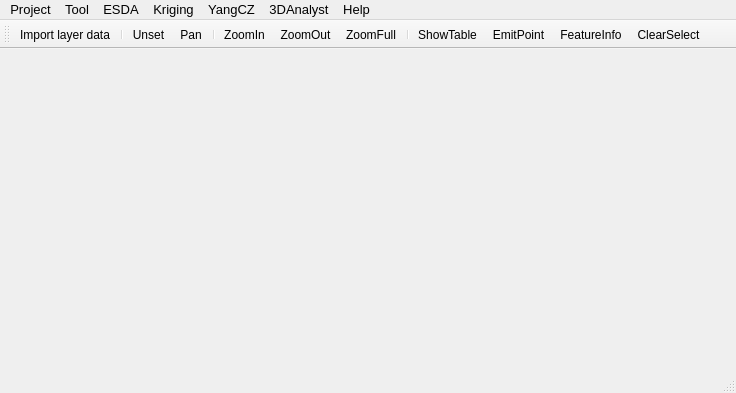
<?xml version="1.0" encoding="UTF-8"?>
<ui version="4.0">
 <class>YCZSoftware_VSClass</class>
 <widget class="QMainWindow" name="YCZSoftware_VSClass">
  <property name="geometry">
   <rect>
    <x>0</x>
    <y>0</y>
    <width>736</width>
    <height>393</height>
   </rect>
  </property>
  <property name="minimumSize">
   <size>
    <width>0</width>
    <height>50</height>
   </size>
  </property>
  <property name="font">
   <font>
    <family>Microsoft YaHei UI</family>
    <pointsize>9</pointsize>
   </font>
  </property>
  <property name="windowTitle">
   <string>YCZSoftware_VS</string>
  </property>
  <property name="windowIcon">
   <iconset>
    <normaloff>../../../ycz_l.png</normaloff>../../../ycz_l.png</iconset>
  </property>
  <property name="iconSize">
   <size>
    <width>20</width>
    <height>20</height>
   </size>
  </property>
  <widget class="QWidget" name="centralwidget"/>
  <widget class="QMenuBar" name="menubar">
   <property name="geometry">
    <rect>
     <x>0</x>
     <y>0</y>
     <width>736</width>
     <height>24</height>
    </rect>
   </property>
   <property name="sizePolicy">
    <sizepolicy hsizetype="MinimumExpanding" vsizetype="Preferred">
     <horstretch>0</horstretch>
     <verstretch>0</verstretch>
    </sizepolicy>
   </property>
   <property name="font">
    <font>
     <family>Microsoft YaHei UI</family>
     <pointsize>10</pointsize>
    </font>
   </property>
   <property name="focusPolicy">
    <enum>Qt::NoFocus</enum>
   </property>
   <property name="contextMenuPolicy">
    <enum>Qt::DefaultContextMenu</enum>
   </property>
   <property name="layoutDirection">
    <enum>Qt::LeftToRight</enum>
   </property>
   <property name="styleSheet">
    <string notr="true"/>
   </property>
   <widget class="QMenu" name="menuFile">
    <property name="geometry">
     <rect>
      <x>391</x>
      <y>323</y>
      <width>121</width>
      <height>204</height>
     </rect>
    </property>
    <property name="title">
     <string>Project</string>
    </property>
    <widget class="QMenu" name="menuImport">
     <property name="font">
      <font>
       <family>Microsoft YaHei UI</family>
       <pointsize>9</pointsize>
      </font>
     </property>
     <property name="title">
      <string>Import</string>
     </property>
     <addaction name="actionImportXYZ"/>
     <addaction name="actionImportShp"/>
    </widget>
    <addaction name="actionOpen"/>
    <addaction name="actionNew"/>
    <addaction name="actionSave"/>
    <addaction name="actionSaveAs"/>
    <addaction name="separator"/>
    <addaction name="menuImport"/>
    <addaction name="separator"/>
    <addaction name="actionExit"/>
   </widget>
   <widget class="QMenu" name="menu3D">
    <property name="title">
     <string>3DAnalyst</string>
    </property>
    <addaction name="actionOpen3DWindow"/>
   </widget>
   <widget class="QMenu" name="menuYCZ">
    <property name="title">
     <string>YangCZ</string>
    </property>
    <addaction name="actionOrdinary_YCZ"/>
    <addaction name="actionGYCZ"/>
    <addaction name="actionCoYCZ"/>
    <addaction name="actionSTYCZ"/>
    <addaction name="actionSTCoYCZ"/>
    <addaction name="actionNonlinearYCZ"/>
   </widget>
   <widget class="QMenu" name="menuKriging">
    <property name="title">
     <string>Kriging</string>
    </property>
    <addaction name="actionNormalKriging"/>
    <addaction name="actionUniversalKriging"/>
    <addaction name="actionCoKriging"/>
    <addaction name="actionRegressionKriging"/>
   </widget>
   <widget class="QMenu" name="menu">
    <property name="title">
     <string>Tool</string>
    </property>
    <addaction name="actionLog_Transform"/>
    <addaction name="actionInverse_Log_Transform"/>
    <addaction name="separator"/>
    <addaction name="actionCorrelation_Analysis"/>
    <addaction name="separator"/>
    <addaction name="actionYCZF"/>
   </widget>
   <widget class="QMenu" name="menuHelp">
    <property name="title">
     <string>Help</string>
    </property>
    <addaction name="actionAbout"/>
   </widget>
   <widget class="QMenu" name="menuESDA">
    <property name="title">
     <string>ESDA</string>
    </property>
    <addaction name="actionHistogram"/>
    <addaction name="actionQQ_Plot"/>
    <addaction name="actionBox_Plot"/>
    <addaction name="separator"/>
    <addaction name="actionAmoeba_G"/>
    <addaction name="actionHTMSCAN"/>
   </widget>
   <addaction name="menuFile"/>
   <addaction name="menu"/>
   <addaction name="menuESDA"/>
   <addaction name="menuKriging"/>
   <addaction name="menuYCZ"/>
   <addaction name="menu3D"/>
   <addaction name="menuHelp"/>
  </widget>
  <widget class="QStatusBar" name="statusbar"/>
  <widget class="QToolBar" name="toolBar">
   <property name="windowTitle">
    <string>toolBar</string>
   </property>
   <property name="iconSize">
    <size>
     <width>26</width>
     <height>26</height>
    </size>
   </property>
   <attribute name="toolBarArea">
    <enum>TopToolBarArea</enum>
   </attribute>
   <attribute name="toolBarBreak">
    <bool>false</bool>
   </attribute>
   <addaction name="actionImportShp"/>
   <addaction name="separator"/>
   <addaction name="actionUnset"/>
   <addaction name="actionPan"/>
   <addaction name="separator"/>
   <addaction name="actionZoomIn"/>
   <addaction name="actionZoomOut"/>
   <addaction name="actionZoomFull"/>
   <addaction name="separator"/>
   <addaction name="actionShowTable"/>
   <addaction name="actionEmitPoint"/>
   <addaction name="actionFeatureInfo"/>
   <addaction name="actionClearSelect"/>
  </widget>
  <action name="actionOpen">
   <property name="text">
    <string>Open</string>
   </property>
   <property name="font">
    <font>
     <family>Microsoft YaHei UI</family>
     <pointsize>9</pointsize>
    </font>
   </property>
   <property name="priority">
    <enum>QAction::NormalPriority</enum>
   </property>
  </action>
  <action name="actionImportXYZ">
   <property name="text">
    <string>Import csv/txt data</string>
   </property>
   <property name="toolTip">
    <string>导入csv/txt</string>
   </property>
   <property name="font">
    <font>
     <family>Microsoft YaHei UI</family>
     <pointsize>9</pointsize>
    </font>
   </property>
  </action>
  <action name="actionImportShp">
   <property name="icon">
    <iconset>
     <normaloff>D:/GIS_todo/Dev20图标 (1)/Dev20/OpenHyperlink_32x32.png</normaloff>D:/GIS_todo/Dev20图标 (1)/Dev20/OpenHyperlink_32x32.png</iconset>
   </property>
   <property name="text">
    <string>Import layer data</string>
   </property>
   <property name="font">
    <font>
     <family>Microsoft YaHei UI</family>
     <pointsize>9</pointsize>
    </font>
   </property>
  </action>
  <action name="actionOpen3DWindow">
   <property name="text">
    <string>Open 3D Window</string>
   </property>
   <property name="font">
    <font>
     <family>Microsoft YaHei UI</family>
     <pointsize>9</pointsize>
    </font>
   </property>
  </action>
  <action name="actionGYCZ">
   <property name="text">
    <string>GYangCZ</string>
   </property>
  </action>
  <action name="actionNormalKriging">
   <property name="text">
    <string>Normal Kriging</string>
   </property>
  </action>
  <action name="actionUniversalKriging">
   <property name="text">
    <string>Universal Kriging</string>
   </property>
  </action>
  <action name="actionCoKriging">
   <property name="text">
    <string>Co-Kriging</string>
   </property>
  </action>
  <action name="actionRegressionKriging">
   <property name="text">
    <string>Regression Kriging</string>
   </property>
  </action>
  <action name="actionYCZF">
   <property name="text">
    <string>YCZ Filter</string>
   </property>
  </action>
  <action name="actionCoYCZ">
   <property name="text">
    <string>CoYangCZ</string>
   </property>
  </action>
  <action name="actionSTYCZ">
   <property name="text">
    <string>STYangCZ</string>
   </property>
  </action>
  <action name="actionSTCoYCZ">
   <property name="text">
    <string>STCoYangCZ</string>
   </property>
  </action>
  <action name="actionNonlinearYCZ">
   <property name="text">
    <string>NYangCZ</string>
   </property>
  </action>
  <action name="actionPan">
   <property name="icon">
    <iconset>
     <normaloff>D:/GIS_todo/ArcGIS图标/ArcGIS/PanTool32.png</normaloff>D:/GIS_todo/ArcGIS图标/ArcGIS/PanTool32.png</iconset>
   </property>
   <property name="text">
    <string>Pan</string>
   </property>
   <property name="toolTip">
    <string>Pan</string>
   </property>
  </action>
  <action name="actionZoomOut">
   <property name="icon">
    <iconset>
     <normaloff>D:/GIS_todo/Dev20图标 (1)/Dev20/ZoomOut_32x32.png</normaloff>D:/GIS_todo/Dev20图标 (1)/Dev20/ZoomOut_32x32.png</iconset>
   </property>
   <property name="text">
    <string>ZoomOut</string>
   </property>
  </action>
  <action name="actionZoomFull">
   <property name="icon">
    <iconset>
     <normaloff>D:/GIS_todo/Dev20图标 (1)/Dev20/FullExtent_32x32.png</normaloff>D:/GIS_todo/Dev20图标 (1)/Dev20/FullExtent_32x32.png</iconset>
   </property>
   <property name="text">
    <string>ZoomFull</string>
   </property>
  </action>
  <action name="actionMeasure">
   <property name="icon">
    <iconset>
     <normaloff>D:/GIS_todo/Dev20图标 (1)/Dev20/RulerHorizontal_32x32.png</normaloff>D:/GIS_todo/Dev20图标 (1)/Dev20/RulerHorizontal_32x32.png</iconset>
   </property>
   <property name="text">
    <string>Measure</string>
   </property>
  </action>
  <action name="actionZoomIn">
   <property name="icon">
    <iconset>
     <normaloff>D:/GIS_todo/Dev20图标 (1)/Dev20/ZoomIn_32x32.png</normaloff>D:/GIS_todo/Dev20图标 (1)/Dev20/ZoomIn_32x32.png</iconset>
   </property>
   <property name="text">
    <string>ZoomIn</string>
   </property>
  </action>
  <action name="actionUnset">
   <property name="icon">
    <iconset>
     <normaloff>D:/GIS_todo/Dev20图标 (1)/Dev20/Pointer_32x32.png</normaloff>D:/GIS_todo/Dev20图标 (1)/Dev20/Pointer_32x32.png</iconset>
   </property>
   <property name="text">
    <string>Unset</string>
   </property>
  </action>
  <action name="actionShowTable">
   <property name="icon">
    <iconset>
     <normaloff>D:/GIS_todo/Dev20图标 (1)/Dev20/Table_32x32.png</normaloff>D:/GIS_todo/Dev20图标 (1)/Dev20/Table_32x32.png</iconset>
   </property>
   <property name="text">
    <string>ShowTable</string>
   </property>
  </action>
  <action name="actionSerchSQL">
   <property name="icon">
    <iconset>
     <normaloff>D:/GIS_todo/Dev20图标 (1)/Dev20/TableProperties_32x32.png</normaloff>D:/GIS_todo/Dev20图标 (1)/Dev20/TableProperties_32x32.png</iconset>
   </property>
   <property name="text">
    <string>SerchSQL</string>
   </property>
  </action>
  <action name="actionFeatureInfo">
   <property name="icon">
    <iconset>
     <normaloff>D:/GIS_todo/Dev20图标 (1)/Dev20/Info_32x32.png</normaloff>D:/GIS_todo/Dev20图标 (1)/Dev20/Info_32x32.png</iconset>
   </property>
   <property name="text">
    <string>FeatureInfo</string>
   </property>
  </action>
  <action name="actionEmitPoint">
   <property name="icon">
    <iconset>
     <normaloff>D:/GIS_todo/Dev20图标 (1)/Dev20/GeoPoint_32x32.png</normaloff>D:/GIS_todo/Dev20图标 (1)/Dev20/GeoPoint_32x32.png</iconset>
   </property>
   <property name="text">
    <string>EmitPoint</string>
   </property>
  </action>
  <action name="actionClearSelect">
   <property name="icon">
    <iconset>
     <normaloff>D:/GIS_todo/Dev20图标 (1)/Dev20/No_Border_32x32.png</normaloff>D:/GIS_todo/Dev20图标 (1)/Dev20/No_Border_32x32.png</iconset>
   </property>
   <property name="text">
    <string>ClearSelect</string>
   </property>
  </action>
  <action name="actionSelectPoint">
   <property name="icon">
    <iconset>
     <normaloff>D:/GIS_todo/Dev20图标 (1)/Dev20/Point_32x32.png</normaloff>D:/GIS_todo/Dev20图标 (1)/Dev20/Point_32x32.png</iconset>
   </property>
   <property name="text">
    <string>SelectPoint</string>
   </property>
  </action>
  <action name="actionSelectVector">
   <property name="icon">
    <iconset>
     <normaloff>D:/GIS_todo/Dev20图标 (1)/Dev20/SelectAll_32x32.png</normaloff>D:/GIS_todo/Dev20图标 (1)/Dev20/SelectAll_32x32.png</iconset>
   </property>
   <property name="text">
    <string>SelectVector</string>
   </property>
  </action>
  <action name="actionNew">
   <property name="text">
    <string>New</string>
   </property>
   <property name="font">
    <font>
     <family>Microsoft YaHei UI</family>
    </font>
   </property>
  </action>
  <action name="actionSave">
   <property name="text">
    <string>Save</string>
   </property>
  </action>
  <action name="actionSaveAs">
   <property name="text">
    <string>SaveAs</string>
   </property>
  </action>
  <action name="actionExit">
   <property name="text">
    <string>Exit</string>
   </property>
   <property name="toolTip">
    <string>Exit</string>
   </property>
  </action>
  <action name="actionAbout">
   <property name="text">
    <string>About</string>
   </property>
  </action>
  <action name="actionCreatRster">
   <property name="text">
    <string>Creat Rster</string>
   </property>
  </action>
  <action name="actionCheckAccuracy">
   <property name="text">
    <string>Check Accuracy</string>
   </property>
  </action>
  <action name="actionTo_be_developed">
   <property name="text">
    <string>To be developed</string>
   </property>
  </action>
  <action name="actionHistogram">
   <property name="text">
    <string>Histogram</string>
   </property>
  </action>
  <action name="actionQQ_Plot">
   <property name="text">
    <string>QQ Plot</string>
   </property>
  </action>
  <action name="actionBox_Plot">
   <property name="text">
    <string>Box Plot</string>
   </property>
  </action>
  <action name="actionLog_Transform">
   <property name="text">
    <string>Log Transform</string>
   </property>
  </action>
  <action name="actionAmoeba_G">
   <property name="text">
    <string>AMOEBA</string>
   </property>
  </action>
  <action name="actionCorrelation_Analysis">
   <property name="text">
    <string>Correlation Analysis</string>
   </property>
  </action>
  <action name="actionInverse_Log_Transform">
   <property name="text">
    <string>Inverse Log Transform</string>
   </property>
  </action>
  <action name="actionOrdinary_YCZ">
   <property name="text">
    <string>OYangCZ</string>
   </property>
  </action>
  <action name="actionHTMSCAN">
   <property name="text">
    <string>HTMSCAN</string>
   </property>
  </action>
 </widget>
 <layoutdefault spacing="6" margin="11"/>
 <resources>
  <include location="YCZSoftware_VS.qrc"/>
 </resources>
 <connections/>
</ui>
